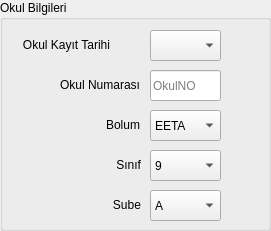
       <widget class="QGroupBox" name="groupBox_12">
        <property name="geometry">
         <rect>
          <x>510</x>
          <y>10</y>
          <width>271</width>
          <height>231</height>
         </rect>
        </property>
        <property name="title">
         <string>Okul Bilgileri</string>
        </property>
        <widget class="QLabel" name="label_43">
         <property name="geometry">
          <rect>
           <x>50</x>
           <y>150</y>
           <width>91</width>
           <height>30</height>
          </rect>
         </property>
         <property name="midLineWidth">
          <number>0</number>
         </property>
         <property name="text">
          <string>Sınıf</string>
         </property>
         <property name="alignment">
          <set>Qt::AlignRight|Qt::AlignTrailing|Qt::AlignVCenter</set>
         </property>
        </widget>
        <widget class="QComboBox" name="comboBox_6">
         <property name="geometry">
          <rect>
           <x>150</x>
           <y>150</y>
           <width>71</width>
           <height>31</height>
          </rect>
         </property>
         <item>
          <property name="text">
           <string>9</string>
          </property>
         </item>
         <item>
          <property name="text">
           <string>10</string>
          </property>
         </item>
         <item>
          <property name="text">
           <string>11</string>
          </property>
         </item>
         <item>
          <property name="text">
           <string>12</string>
          </property>
         </item>
         <item>
          <property name="text">
           <string>Mezun</string>
          </property>
         </item>
        </widget>
        <widget class="QLabel" name="label_44">
         <property name="geometry">
          <rect>
           <x>10</x>
           <y>110</y>
           <width>130</width>
           <height>30</height>
          </rect>
         </property>
         <property name="midLineWidth">
          <number>0</number>
         </property>
         <property name="text">
          <string>Bolum</string>
         </property>
         <property name="alignment">
          <set>Qt::AlignRight|Qt::AlignTrailing|Qt::AlignVCenter</set>
         </property>
        </widget>
        <widget class="QComboBox" name="comboBox_7">
         <property name="geometry">
          <rect>
           <x>150</x>
           <y>110</y>
           <width>71</width>
           <height>31</height>
          </rect>
         </property>
         <item>
          <property name="text">
           <string>EETA</string>
          </property>
         </item>
         <item>
          <property name="text">
           <string>EOTA</string>
          </property>
         </item>
         <item>
          <property name="text">
           <string>MKTA</string>
          </property>
         </item>
        </widget>
        <widget class="QLabel" name="label_45">
         <property name="geometry">
          <rect>
           <x>10</x>
           <y>70</y>
           <width>130</width>
           <height>30</height>
          </rect>
         </property>
         <property name="midLineWidth">
          <number>0</number>
         </property>
         <property name="text">
          <string>Okul Numarası</string>
         </property>
         <property name="alignment">
          <set>Qt::AlignRight|Qt::AlignTrailing|Qt::AlignVCenter</set>
         </property>
        </widget>
        <widget class="QLabel" name="label_47">
         <property name="geometry">
          <rect>
           <x>-20</x>
           <y>30</y>
           <width>130</width>
           <height>30</height>
          </rect>
         </property>
         <property name="midLineWidth">
          <number>0</number>
         </property>
         <property name="text">
          <string>Okul Kayıt Tarihi</string>
         </property>
         <property name="alignment">
          <set>Qt::AlignRight|Qt::AlignTrailing|Qt::AlignVCenter</set>
         </property>
        </widget>
        <widget class="QLineEdit" name="lineEdit_37">
         <property name="geometry">
          <rect>
           <x>150</x>
           <y>70</y>
           <width>71</width>
           <height>31</height>
          </rect>
         </property>
         <property name="inputMask">
          <string/>
         </property>
         <property name="maxLength">
          <number>4</number>
         </property>
         <property name="placeholderText">
          <string>OkulNO</string>
         </property>
        </widget>
        <widget class="QLabel" name="label_77">
         <property name="geometry">
          <rect>
           <x>50</x>
           <y>190</y>
           <width>91</width>
           <height>30</height>
          </rect>
         </property>
         <property name="midLineWidth">
          <number>0</number>
         </property>
         <property name="text">
          <string>Sube</string>
         </property>
         <property name="alignment">
          <set>Qt::AlignRight|Qt::AlignTrailing|Qt::AlignVCenter</set>
         </property>
        </widget>
        <widget class="QComboBox" name="comboBox_9">
         <property name="geometry">
          <rect>
           <x>150</x>
           <y>190</y>
           <width>71</width>
           <height>31</height>
          </rect>
         </property>
         <item>
          <property name="text">
           <string>A</string>
          </property>
         </item>
         <item>
          <property name="text">
           <string>B</string>
          </property>
         </item>
         <item>
          <property name="text">
           <string>C</string>
          </property>
         </item>
         <item>
          <property name="text">
           <string>D</string>
          </property>
         </item>
         <item>
          <property name="text">
           <string>E</string>
          </property>
         </item>
         <item>
          <property name="text">
           <string>F</string>
          </property>
         </item>
         <item>
          <property name="text">
           <string>G</string>
          </property>
         </item>
        </widget>
        <widget class="QLabel" name="label_111">
         <property name="geometry">
          <rect>
           <x>218</x>
           <y>34</y>
           <width>21</width>
           <height>20</height>
          </rect>
         </property>
         <property name="text">
          <string/>
         </property>
         <property name="pixmap">
          <pixmap resource="icons.qrc">:/staticfiles/icons/warning.png</pixmap>
         </property>
         <property name="scaledContents">
          <bool>true</bool>
         </property>
        </widget>
        <widget class="QLabel" name="label_112">
         <property name="geometry">
          <rect>
           <x>209</x>
           <y>76</y>
           <width>21</width>
           <height>20</height>
          </rect>
         </property>
         <property name="text">
          <string/>
         </property>
         <property name="pixmap">
          <pixmap resource="icons.qrc">:/staticfiles/icons/warning.png</pixmap>
         </property>
         <property name="scaledContents">
          <bool>true</bool>
         </property>
        </widget>
        <widget class="QComboBox" name="comboBox_20">
         <property name="geometry">
          <rect>
           <x>150</x>
           <y>30</y>
           <width>71</width>
           <height>31</height>
          </rect>
         </property>
         <item>
          <property name="text">
           <string/>
          </property>
         </item>
         <item>
          <property name="text">
           <string>2017</string>
          </property>
         </item>
         <item>
          <property name="text">
           <string>2018</string>
          </property>
         </item>
         <item>
          <property name="text">
           <string>2019</string>
          </property>
         </item>
         <item>
          <property name="text">
           <string>2020</string>
          </property>
         </item>
         <item>
          <property name="text">
           <string>2021</string>
          </property>
         </item>
         <item>
          <property name="text">
           <string>2022</string>
          </property>
         </item>
         <item>
          <property name="text">
           <string>2023</string>
          </property>
         </item>
         <item>
          <property name="text">
           <string>2024</string>
          </property>
         </item>
         <item>
          <property name="text">
           <string>2025</string>
          </property>
         </item>
         <item>
          <property name="text">
           <string>2026</string>
          </property>
         </item>
         <item>
          <property name="text">
           <string>2027</string>
          </property>
         </item>
         <item>
          <property name="text">
           <string>2028</string>
          </property>
         </item>
         <item>
          <property name="text">
           <string>2029</string>
          </property>
         </item>
         <item>
          <property name="text">
           <string>2030</string>
          </property>
         </item>
         <item>
          <property name="text">
           <string>2031</string>
          </property>
         </item>
         <item>
          <property name="text">
           <string>2032</string>
          </property>
         </item>
         <item>
          <property name="text">
           <string>2033</string>
          </property>
         </item>
         <item>
          <property name="text">
           <string>2034</string>
          </property>
         </item>
         <item>
          <property name="text">
           <string>2035</string>
          </property>
         </item>
        </widget>
       </widget>
